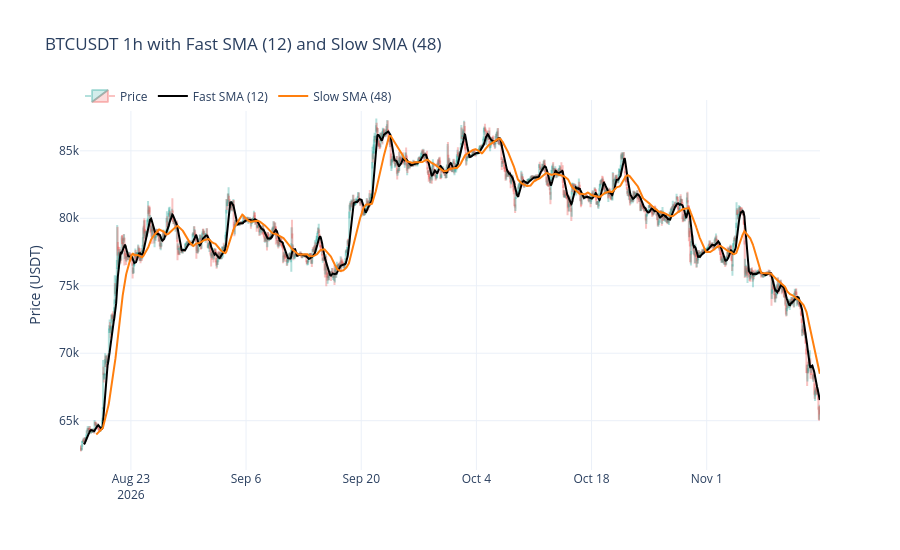

The notebook cell this image was saved under:
### Code cell
def plot_with_averages(df: pd.DataFrame, title: str) -> go.Figure:
    """Interactive candlestick chart with the fast and slow SMA drawn over it."""
    fig = go.Figure()
    fig.add_trace(go.Candlestick(x=df.index,
                                 open=df["Open Price"], high=df["High Price"],
                                 low=df["Low Price"], close=df["Close Price"],
                                 increasing=dict(line=dict(color="rgba(38, 166, 154, 0.35)"),
                                                 fillcolor="rgba(38, 166, 154, 0.2)"),
                                 decreasing=dict(line=dict(color="rgba(239, 83, 80, 0.35)"),
                                                 fillcolor="rgba(239, 83, 80, 0.2)"),
                                 name="Price"))
    fig.add_trace(go.Scatter(x=df.index, y=df[FAST_COLUMN], name=FAST_COLUMN,
                             line=dict(color="black", width=2)))
    fig.add_trace(go.Scatter(x=df.index, y=df[SLOW_COLUMN], name=SLOW_COLUMN,
                             line=dict(color="#ff7f0e", width=2)))
    fig.update_layout(title=title, height=550, template="plotly_white",
                      xaxis_rangeslider_visible=False, yaxis_title="Price (USDT)",
                      legend=dict(orientation="h", y=1.05))
    return fig


plot_with_averages(indicators, f"{SYMBOL} {INTERVAL} with {FAST_COLUMN} and {SLOW_COLUMN}").show()

### Figure 1 — Plotly figure (JSON) as saved in the notebook; plotly's stock layout.template omitted (floating-point values rounded to 4 significant figures; data arrays with more than 128 entries replaced by an {"elided": "..."} marker saying what was removed)
{"data": [{"close": {"elided": "2159 float values"}, "decreasing": {"fillcolor": "rgba(239, 83, 80, 0.2)", "line": {"color": "rgba(239, 83, 80, 0.35)"}}, "high": {"elided": "2159 float values"}, "increasing": {"fillcolor": "rgba(38, 166, 154, 0.2)", "line": {"color": "rgba(38, 166, 154, 0.35)"}}, "low": {"elided": "2159 float values"}, "name": "Price", "open": {"elided": "2159 float values"}, "type": "candlestick", "x": {"elided": "2159 str values"}}, {"line": {"color": "black", "width": 2}, "name": "Fast SMA (12)", "type": "scatter", "x": {"elided": "2159 str values"}, "y": {"elided": "2159 float values"}}, {"line": {"color": "#ff7f0e", "width": 2}, "name": "Slow SMA (48)", "type": "scatter", "x": {"elided": "2159 str values"}, "y": {"elided": "2159 float values"}}], "layout": {"height": 550, "legend": {"orientation": "h", "y": 1.05}, "title": {"text": "BTCUSDT 1h with Fast SMA (12) and Slow SMA (48)"}, "xaxis": {"rangeslider": {"visible": false}}, "yaxis": {"title": {"text": "Price (USDT)"}}}}
